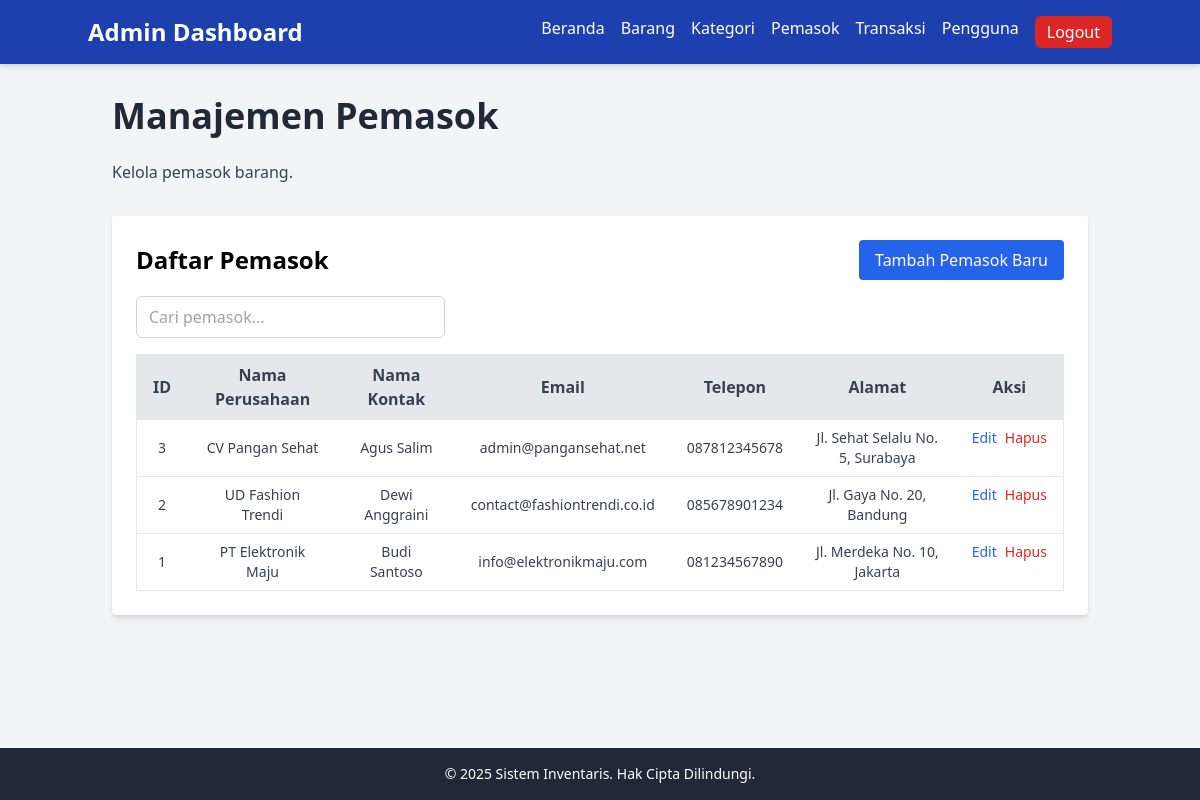
Page /views/admin/suppliers.php (signed in) on the earlier database version.
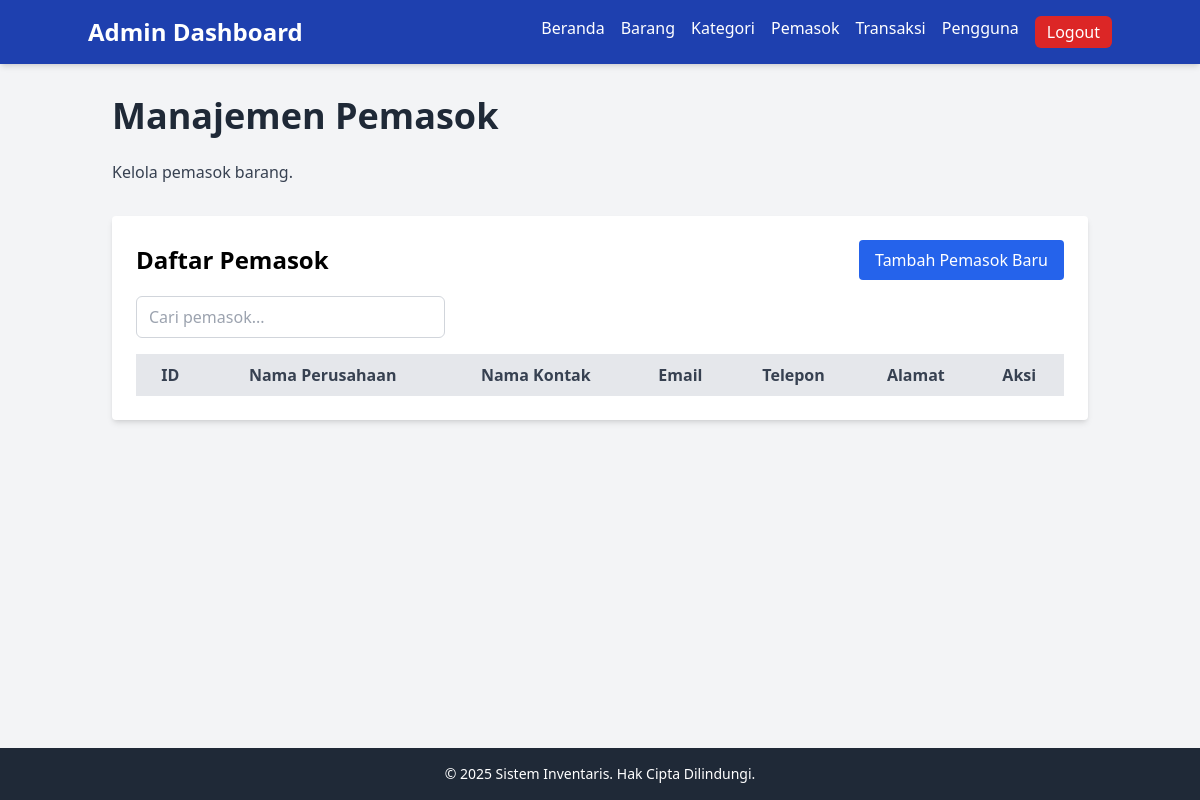
Same page on the later database version.
### tables this page shows
CREATE TABLE IF NOT EXISTS pemasok (
    id INT AUTO_INCREMENT PRIMARY KEY,
    user_id INT UNIQUE,  
                          
    perusahaan VARCHAR(255),
    kontak VARCHAR(255) NOT NULL,  
    email VARCHAR(255),
    telepon VARCHAR(20),
    alamat TEXT,
    created_at TIMESTAMP DEFAULT CURRENT_TIMESTAMP,
    updated_at TIMESTAMP DEFAULT CURRENT_TIMESTAMP ON UPDATE CURRENT_TIMESTAMP,

     
    FOREIGN KEY (user_id) REFERENCES users(id) ON DELETE SET NULL ON UPDATE CASCADE
     
     
     
);

### views/admin/suppliers.php (the view, shortened to what this page needs)
<?php
include_once __DIR__ . '/../../src/db.php';
$pemasok = $conn->query("SELECT * FROM pemasok ORDER BY id DESC");
?>
<!DOCTYPE html>
<html lang="id">
<head>
    <script src="https://cdn.tailwindcss.com"></script>
    <link rel="stylesheet" href="../../assets/css/style.css">
</head>
<body class="bg-gray-100 font-sans flex min-h-screen flex-col">
    <?php include_once 'components/navbar.php' ?>
    <main class="container mx-auto px-6 py-8 flex-grow">
        <h1 class="text-4xl font-bold text-gray-800 mb-6">Manajemen Pemasok</h1>
        <p class="text-gray-700 mb-8">Kelola pemasok barang.</p>
        <div class="bg-white p-6 rounded shadow-md">
            <div class="flex justify-between items-center mb-4">
                <h2 class="text-2xl font-semibold">Daftar Pemasok</h2>
                <button onclick="openAddModal()" class="bg-blue-600 text-white px-4 py-2 rounded hover:bg-blue-700">Tambah Pemasok Baru</button>
            </div>
            <div class="mb-4">
                <input type="text" id="suppliersSearch" placeholder="Cari pemasok..." class="px-3 py-2 border border-gray-300 rounded-md focus:outline-none focus:ring-2 focus:ring-blue-500 w-full md:w-1/3">
            </div>
            <table class="min-w-full table-auto border">
                <thead class="bg-gray-200 text-gray-700">
                    <tr>
                        <th class="px-4 py-2">ID</th>
                        <th class="px-4 py-2">Nama Perusahaan</th>
                        <th class="px-4 py-2">Nama Kontak</th>
                        <th class="px-4 py-2">Email</th>
                        <th class="px-4 py-2">Telepon</th>
                        <th class="px-4 py-2">Alamat</th>
                        <th class="px-4 py-2">Aksi</th>
                    </tr>
                </thead>
                <tbody class="text-sm text-gray-700 text-center">
                    <?php while ($row = $pemasok->fetch_assoc()) : ?>
                        <tr class="border-t">
                            <td class="px-4 py-2"><?= $row['id'] ?></td>
                            <td class="px-4 py-2"><?= htmlspecialchars($row['perusahaan']) ?></td>
                            <td class="px-4 py-2"><?= htmlspecialchars($row['kontak']) ?></td>
                            <td class="px-4 py-2"><?= htmlspecialchars($row['email']) ?></td>
                            <td class="px-4 py-2"><?= htmlspecialchars($row['telepon']) ?></td>
                            <td class="px-4 py-2"><?= htmlspecialchars($row['alamat']) ?></td>
                            <td class="px-4 py-2 flex gap-2 justify-center">
                                <button onclick='openEditModal(<?= json_encode($row) ?>)' class="text-blue-600 hover:underline">Edit</button>
                                <a href="../../controllers/admin/suppliers.php?hapus=<?= $row['id'] ?>" onclick="return confirm('Yakin hapus data ini?')" class="text-red-600 hover:underline">Hapus</a>
                            </td>
                        </tr>
                    <?php endwhile; ?>
                </tbody>
            </table>
        </div>
    </main>
    <?php include_once 'components/footer.php' ?>
</body>
</html>

Differences in the rows shown:
removed pemasok: id "3", perusahaan "CV Pangan Sehat", kontak "Agus Salim", email "admin@pangansehat.net", telepon "087812345678", alamat "Jl. Sehat Selalu No. 5, Surabaya"
removed pemasok: id "2", perusahaan "UD Fashion Trendi", kontak "Dewi Anggraini", email "contact@fashiontrendi.co.id", telepon "085678901234", alamat "Jl. Gaya No. 20, Bandung"
removed pemasok: id "1", perusahaan "PT Elektronik Maju", kontak "Budi Santoso", email "info@elektronikmaju.com", telepon "081234567890", alamat "Jl. Merdeka No. 10, Jakarta"
